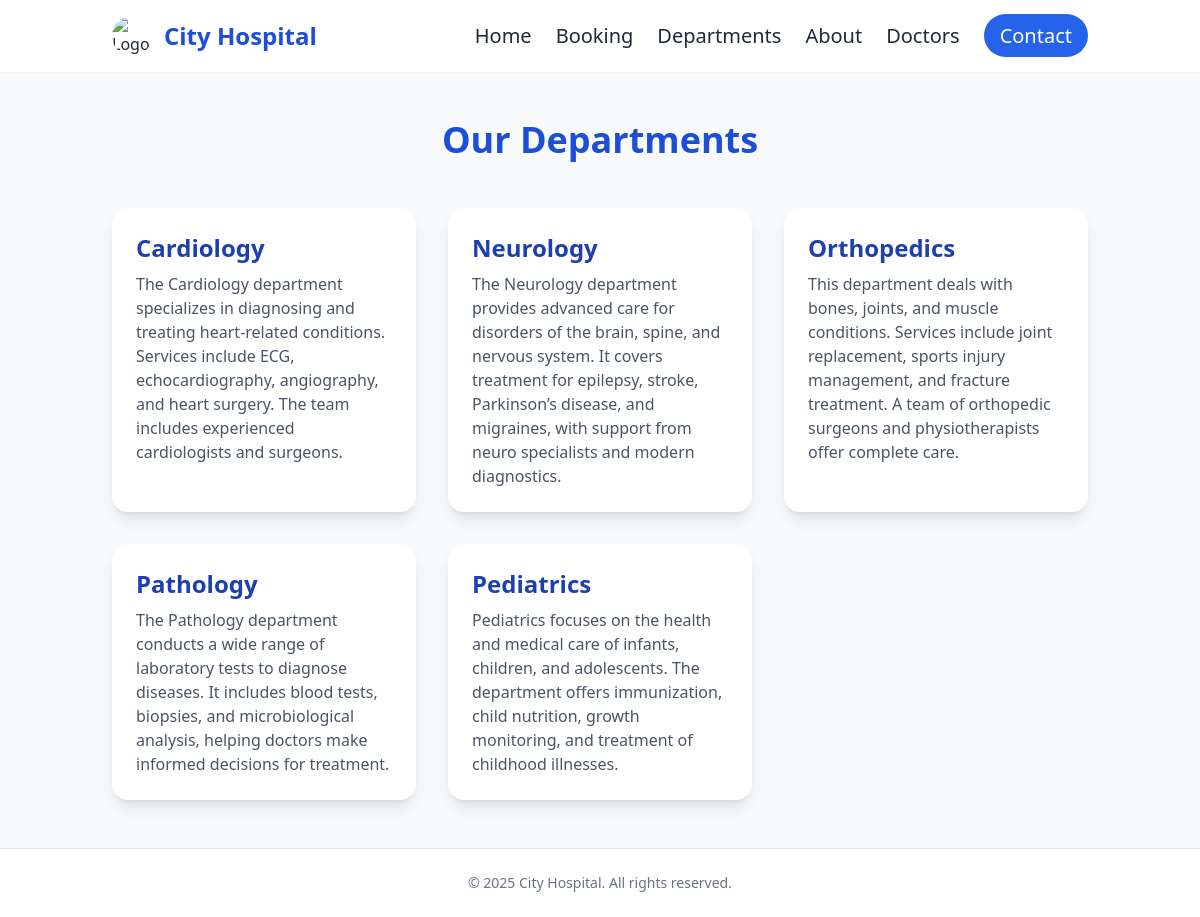
Screenshot of /departments/ with the database file from the repository.
### app/models.py (models this page shows, shortened)
class Departments(models.Model):
    dep_name =models.CharField(max_length=100)
    dep_decription =models. TextField()

### app/views.py (the view)
# urls.py: path('departments/',views.departments, name='departments'),
def departments(request):
    dict_dept={
        'dept':Departments.objects.all()
    }
    return render(request,'hospital/departments.html', dict_dept)

### app/templates/hospital/departments.html
{% extends "hospital/base.html" %}
{% block content %}
<h1 class="text-4xl font-extrabold text-center text-blue-700 mb-12">Our Departments</h1>
<div class="grid grid-cols-1 md:grid-cols-2 lg:grid-cols-3 gap-8">
    {% for d in dept %}
    <div class="bg-white rounded-2xl shadow-lg p-6 hover:shadow-xl transition duration-300">
        <h2 class="text-2xl font-bold text-blue-800 mb-2">{{ d.dep_name }}</h2>
        <p class="text-gray-600">{{ d.dep_decription }}</p>
    </div>
    {% empty %}
    <p class="col-span-full text-center text-gray-500 text-lg">No departments available at the moment.</p>
    {% endfor %}
</div>
{% endblock %}

### app/templates/hospital/base.html (shortened to what this page needs)
<!DOCTYPE html>
<html lang="en">
<head>
    <script src="https://cdn.tailwindcss.com"></script>
</head>
<body class="bg-gray-50 text-gray-800 font-sans">
    <nav class="bg-white shadow-sm sticky top-0 z-50">
        <div class="container mx-auto px-6 py-4 flex justify-between items-center">
            <div class="flex items-center space-x-3">
                <img src="https://img.freepik.com/premium-vector/caduceus-logo-vector-health-care-hospital_516670-132.jpg"
                    alt="Logo" class="w-10 h-10 rounded-full">
                <span class="text-2xl font-extrabold text-blue-700">City Hospital</span>
            </div>
            <ul class="flex space-x-6 text-sm font-medium">
                <li><a href="{% url 'home' %}" class="hover:text-blue-600 text-xl">Home</a></li>
                <li><a href="{% url 'booking' %}" class="hover:text-blue-600  text-xl">Booking</a></li>
                <li><a href="{% url 'departments' %}" class="hover:text-blue-600  text-xl">Departments</a></li>
                <li><a href="{% url 'about' %}" class="hover:text-blue-600  text-xl">About</a></li>
                <li><a href="{% url 'doctors' %}" class="hover:text-blue-600 text-xl">Doctors</a></li>
                <li> <a href="{% url 'contact' %}"
                        class="bg-blue-600 text-white text-xl px-4 py-2 rounded-full hover:bg-blue-700 transition">
                        Contact
                    </a>
                    </li>
            </ul>
        </div>
    </nav>
    <main class="container mx-auto px-6 py-12">
        {% block content %}{% endblock %}
    </main>
    <footer class="bg-white border-t">
        <div class="container mx-auto px-6 py-6 text-center text-gray-500 text-sm">
            © 2025 City Hospital. All rights reserved.
        </div>
    </footer>
</body>
</html>

### rows the page displays
Departments: dep_name "Cardiology", dep_decription "The Cardiology department specializes in diagnosing and treating heart-related conditions. Services include ECG, echocardiography, angiography, and heart surgery. The team includes experienced cardiologists and surgeons."
Departments: dep_name "Neurology", dep_decription "The Neurology department provides advanced care for disorders of the brain, spine, and nervous system. It covers treatment for epilepsy, stroke, Parkinson’s disease, and migraines, with support from neuro specialists and modern diagnostics."
Departments: dep_name "Orthopedics", dep_decription "This department deals with bones, joints, and muscle conditions. Services include joint replacement, sports injury management, and fracture treatment. A team of orthopedic surgeons and physiotherapists offer complete care."
Departments: dep_name "Pathology", dep_decription "The Pathology department conducts a wide range of laboratory tests to diagnose diseases. It includes blood tests, biopsies, and microbiological analysis, helping doctors make informed decisions for treatment."
Departments: dep_name "Pediatrics", dep_decription "Pediatrics focuses on the health and medical care of infants, children, and adolescents. The department offers immunization, child nutrition, growth monitoring, and treatment of childhood illnesses."
